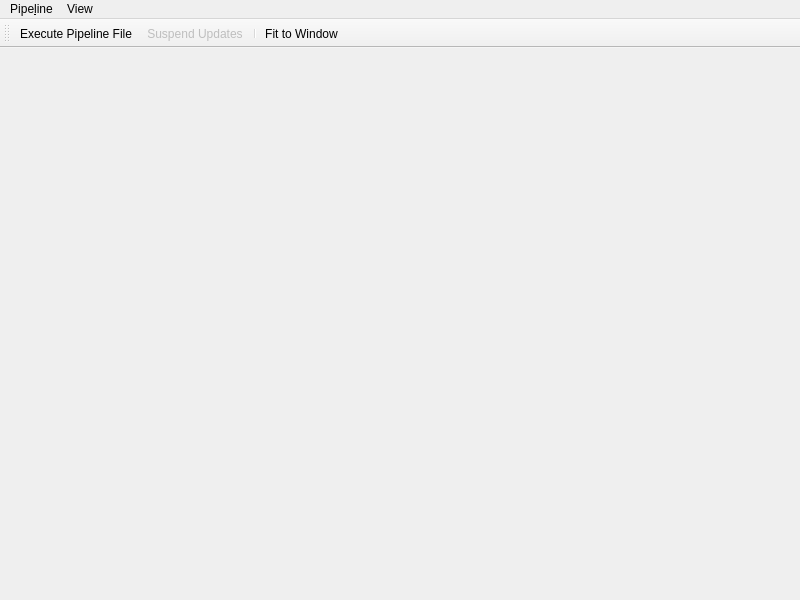
<?xml version="1.0" encoding="UTF-8"?>
<ui version="4.0">
 <class>MainWindow</class>
 <widget class="QMainWindow" name="MainWindow">
  <property name="geometry">
   <rect>
    <x>0</x>
    <y>0</y>
    <width>800</width>
    <height>600</height>
   </rect>
  </property>
  <property name="windowTitle">
   <string>Pipeline Viewer</string>
  </property>
  <widget class="kwiver::tools::ImageView" name="imageView"/>
  <widget class="QMenuBar" name="menubar">
   <property name="geometry">
    <rect>
     <x>0</x>
     <y>0</y>
     <width>800</width>
     <height>29</height>
    </rect>
   </property>
   <widget class="QMenu" name="menuFile">
    <property name="title">
     <string>Pipe&amp;line</string>
    </property>
    <addaction name="actionExecutePipeline"/>
    <addaction name="actionSuspendUpdates"/>
   </widget>
   <widget class="QMenu" name="menuView">
    <property name="title">
     <string>View</string>
    </property>
    <addaction name="actionFitToWindow"/>
   </widget>
   <addaction name="menuFile"/>
   <addaction name="menuView"/>
  </widget>
  <widget class="QToolBar" name="toolBar">
   <property name="windowTitle">
    <string>toolBar</string>
   </property>
   <property name="toolButtonStyle">
    <enum>Qt::ToolButtonTextBesideIcon</enum>
   </property>
   <attribute name="toolBarArea">
    <enum>TopToolBarArea</enum>
   </attribute>
   <attribute name="toolBarBreak">
    <bool>false</bool>
   </attribute>
   <addaction name="actionExecutePipeline"/>
   <addaction name="actionSuspendUpdates"/>
   <addaction name="separator"/>
   <addaction name="actionFitToWindow"/>
  </widget>
  <action name="actionExecutePipeline">
   <property name="icon">
    <iconset theme="system-run">
     <normaloff>.</normaloff>.</iconset>
   </property>
   <property name="text">
    <string>&amp;Execute Pipeline File...</string>
   </property>
   <property name="shortcut">
    <string>Ctrl+O</string>
   </property>
  </action>
  <action name="actionFitToWindow">
   <property name="checkable">
    <bool>true</bool>
   </property>
   <property name="icon">
    <iconset theme="zoom-fit-best">
     <normaloff>.</normaloff>.</iconset>
   </property>
   <property name="text">
    <string>&amp;Fit to Window</string>
   </property>
  </action>
  <action name="actionSuspendUpdates">
   <property name="checkable">
    <bool>true</bool>
   </property>
   <property name="enabled">
    <bool>false</bool>
   </property>
   <property name="icon">
    <iconset theme="media-playback-pause">
     <normaloff>.</normaloff>.</iconset>
   </property>
   <property name="text">
    <string>&amp;Suspend Updates</string>
   </property>
   <property name="toolTip">
    <string>When active, new data from the pipeline will be ignored. This will effectively &quot;pause&quot; the display.</string>
   </property>
  </action>
 </widget>
 <customwidgets>
  <customwidget>
   <class>kwiver::tools::ImageView</class>
   <extends>QGraphicsView</extends>
   <header>ImageView.h</header>
  </customwidget>
 </customwidgets>
 <resources/>
 <connections/>
</ui>
